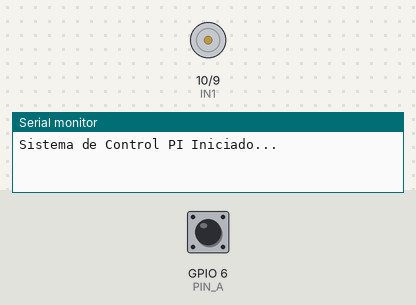
The sketch below on a simulated ESP32-S3. Parts: motor-driver pin pairs drawn as motors (green arrow = first pin HIGH = forward, orange = second pin HIGH = backward, longer = more drive), the last lines printed to the serial monitor. The test bench sets the inputs (shaded band); at power-on: GPIO 6 (PIN_A) HIGH.

Above: at 0.1 s.
At 1.05 s:
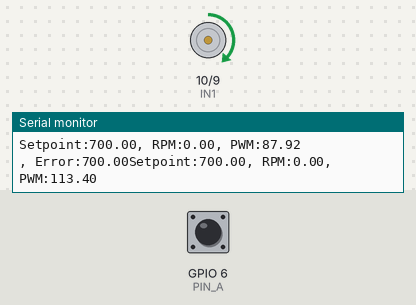
At 1.45 s:
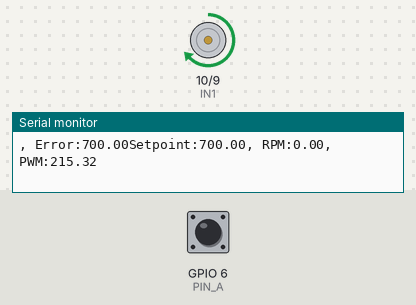
At 1.8 s:
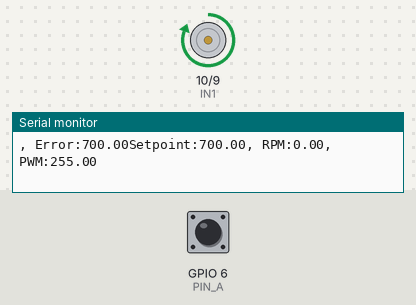
Timing chart, 0 to 3.3 s (numbered marks = the images above):
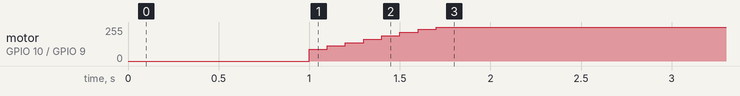

Measured:
- by itself, motor on GPIO 10 (IN1) / GPIO 9 (IN2): moves from stopped to forward 255/255 over 0.70 s

The sketch:

PI.ino
```cpp
#include <Arduino.h>

// --- Pines ---
const int IN1 = 10;
const int IN2 = 9;
const int PIN_A = 6;
const int PIN_B = 7;

// --- Configuración PWM (ESP32) ---
const int FREQ_HZ    = 5000;
const int RESOLUCION = 8;

// --- Configuración Encoder ---
const float CPR = 70.0; // Este valor incluye la reductora

// --- Variables de Control PID ---
const int   INTERVALO_MS = 100;   // Ts = 100ms (0.1s)
float setpoint = 700;        // Velocidad deseada en RPM

// Coeficientes obtenidos de MATLAB (Ya multiplicados por el factor de conversión 4.4)
const float f = 2;
const float b0 = 0.0628*f;
const float b1 = -0.0446*f;

float u_prev = 0; // Salida anterior (u[n-1])
float e_prev = 0; // Error anterior (e[n-1])

volatile long conteo = 0;
unsigned long tiempoUltimoControl = 0;

// ──────────────────────────────────────────
void IRAM_ATTR isrEncoder() {
  if (digitalRead(PIN_B) == HIGH) conteo++;
  else                            conteo--;
}

// ──────────────────────────────────────────
float calcularRPM(float dt_segundos) {
  static long conteoAnterior = 0;
  long snapshot;

  noInterrupts();
    snapshot = conteo;
  interrupts();

  long delta = snapshot - conteoAnterior;
  // RPM = (deltapulsos / CPR) * (60 segundos / dt)
  float rpm = (delta / CPR) * (60.0 / dt_segundos);

  conteoAnterior = snapshot;
  return rpm;
}

// ──────────────────────────────────────────
void adelante(int velocidad) {
  ledcWrite(IN1, constrain(velocidad, 0, 255));
  ledcWrite(IN2, 0);
}

void frenar() {
  ledcWrite(IN1, 0);
  ledcWrite(IN2, 0);
}

// ──────────────────────────────────────────
void setup() {
  Serial.begin(115200);

  // Configuración de motores
  ledcAttach(IN1, FREQ_HZ, RESOLUCION);
  ledcAttach(IN2, FREQ_HZ, RESOLUCION);
  frenar();

  // Configuración de encoder
  pinMode(PIN_A, INPUT_PULLUP);
  pinMode(PIN_B, INPUT_PULLUP);
  attachInterrupt(digitalPinToInterrupt(PIN_A), isrEncoder, RISING);

  Serial.println("Sistema de Control PI Iniciado...");
  delay(1000);
}

// ──────────────────────────────────────────
void loop() {
  unsigned long tiempoActual = millis();

  // Ejecutar el control exactamente cada 10ms
  if (tiempoActual - tiempoUltimoControl >= INTERVALO_MS) {
    float dt = (tiempoActual - tiempoUltimoControl) / 1000.0;
    tiempoUltimoControl = tiempoActual;

    // 1. Leer velocidad actual
    float rpmActual = calcularRPM(dt);

    // 2. Calcular error
    float e_now = setpoint - rpmActual;

    // 3. Ecuación en diferencias del PI: u[n] = u[n-1] + b0*e[n] + b1*e[n-1]
    float u_now = u_prev + (b0 * e_now) + (b1 * e_prev);


    // 4. Saturación (Anti-windup implícito al limitar u_now antes de guardarla)
    if (u_now > 255) u_now = 255;
    if (u_now < 0)   u_now = 0;

    // 5. Actuar sobre el motor
    adelante((int)u_now);

    // 6. Actualizar estados para el siguiente ciclo
    u_prev = u_now;
    e_prev = e_now;

    // 7. Monitorización
    Serial.print("Setpoint:"); Serial.print(setpoint);    Serial.print(", ");
    Serial.print("RPM:");      Serial.print(rpmActual);   Serial.print(", ");
    Serial.print("PWM:");      Serial.println(u_now);     Serial.print(", ");
    Serial.print("Error:"); Serial.print(e_now);
  }
}
```
